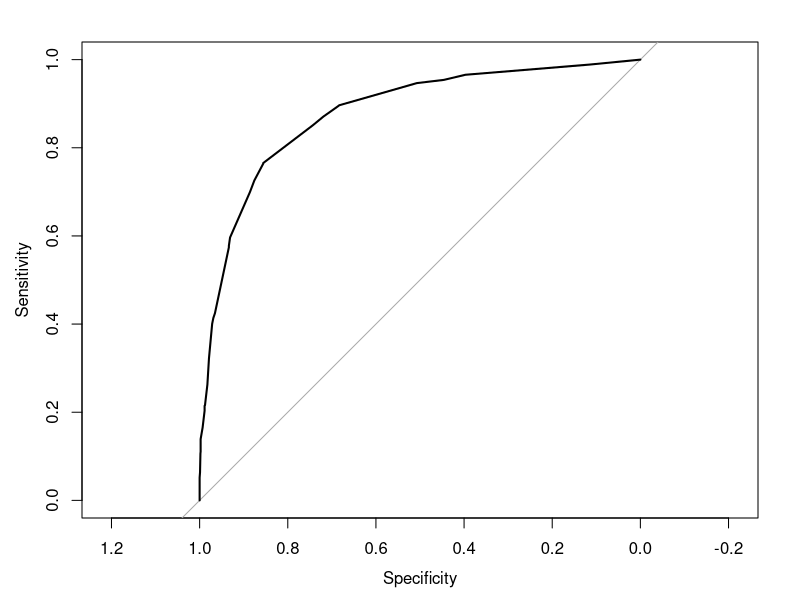

This figure's R source:
### Author : Romain Griffier
########### A logistic regression to predic a typo : 

data <- read.table("dfFautePredictionSoundex.csv",sep = "\t",header=T, quote="")
data$firstLetterIdentical <- as.factor(data$firstLetterIdentical)
data$fauteOrtographe <- as.factor(data$fauteOrtographe)

table(data$levenshteinDistancePhonetic)

## aggregate 1,2 and 3 to the same category
data$levenshteinDistancePhonetic2 <- ifelse(data$levenshteinDistancePhonetic == 0, 0, 1)

### logistic regression : 
reg <- glm(formula = fauteOrtographe ~ firstLetterIdentical + wordLength + levenshteinDistancePhonetic2,
    data = data, family = binomial)
summary(reg)

## interpretation :  
exp(reg$coefficients)
### when first letter not identitical : higher risk of typo
## when word length higher : higher risk of typo
## when phonetic not the same : lower risk of typo 

## check the implemntation : 
coefs <- reg$coefficients
as.numeric(coefs)
data[1,]
vecteurRow1 <- c(1, 1, 22, 0)
value <- exp(sum(vecteurRow1 * coefs)) / (1 + exp(sum(vecteurRow1 * coefs)))
print(value)

## prediction : 
prob=predict(reg, type=c("response"))
data$prob=prob
library(pROC)
g <- roc(fauteOrtographe ~ prob,
         data = data)
plot(g)
g$sensitivities
value <- min(which(g$specificities > 0.94))
g$thresholds[value]
g$sensitivities[value]

data$probSupThreshold <- ifelse(data$prob > g$thresholds[value], 1, 0)
ftable(data$fauteOrtographe, data$probSupThreshold)
